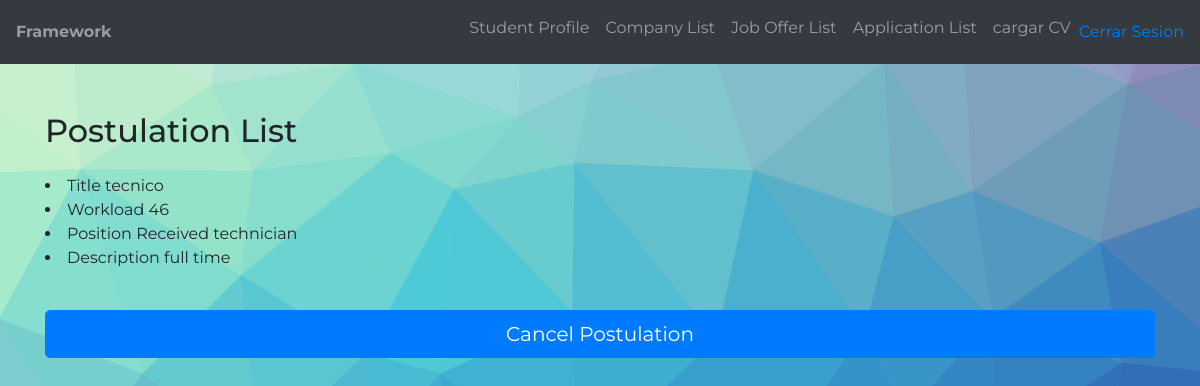
/Application/SeeApplication?id_JobOfert=10 (signed in), run on the app's committed database.
### tables this page shows
CREATE TABLE `job_ofert` (
  `id_JobOfert` int(11) NOT NULL AUTO_INCREMENT,
  `id_company` int(11) NOT NULL,
  `jobPositionId` int(11) NOT NULL,
  `cargaHoraria` int(11) NOT NULL,
  `activo` tinyint(1) DEFAULT NULL CHECK (`activo` in (1,0)),
  `titulo` varchar(100) NOT NULL,
  `descripcion` varchar(200) NOT NULL,
  `puesto` varchar(100) NOT NULL,
  `imagen` blob DEFAULT NULL,
  PRIMARY KEY (`id_JobOfert`),
  KEY `fk_id_compan` (`id_company`),
  KEY `fk_id_jobPosition` (`jobPositionId`),
  CONSTRAINT `fk_id_compan` FOREIGN KEY (`id_company`) REFERENCES `company` (`id_company`),
  CONSTRAINT `fk_id_jobPosition` FOREIGN KEY (`jobPositionId`) REFERENCES `job` (`jobPositionId`)
);

### Config/Autoload.php (called while the page is built, shortened)
<?php namespace Config;
    class Autoload {
        public static function Start() {
            spl_autoload_register(function($className)
			{
                $classPath = ucwords(str_replace("\\", "/", ROOT.$className).".php");
			});
        }
    }
?>

### DAO/Connection.php (called while the page is built, shortened)
<?php
    class Connection
    {
        private $pdo = null;
        private $pdoStatement = null;
        private static $instance = null;
        private function __construct()
        {
            try
            {
                $this->pdo = new PDO("mysql:host=".DB_HOST."; dbname=".DB_NAME, DB_USER, DB_PASS);
                $this->pdo->setAttribute(PDO::ATTR_ERRMODE, PDO::ERRMODE_EXCEPTION);
            }
            catch(Exception $ex)
            {
                throw $ex;
            }
        }
        public static function GetInstance()
        {
            if(self::$instance == null)
                self::$instance = new Connection();
            return self::$instance;
        }
        public function Execute($query, $parameters = array(), $queryType = QueryType::Query)
	    {
            try
            {
                $this->Prepare($query);
                $this->pdoStatement->execute();
                return $this->pdoStatement->fetchAll();
            }
            catch(Exception $ex)
            {
                throw $ex;
            }
        }
        private function Prepare($query)
        {
            try
            {
                $this->pdoStatement = $this->pdo->prepare($query);
            }
            catch(Exception $ex)
            {
                throw $ex;
            }
        }
    }
?>

### DAO/JobOfertDAO.php (called while the page is built, shortened)
<?php
class JobOfertDAO implements IViews
{
    private $tableName = "job_ofert";
    public function GetAll()
    {
        try {
            $jobOfertList = array();
            $query = "SELECT * FROM " . $this->tableName;
            $this->connection = Connection::GetInstance();
            $resultSet = $this->connection->Execute($query);
            foreach ($resultSet as $valuesArray) {
                $job = new JobOfert();
                $job->setId_JobOfert($valuesArray["id_JobOfert"]);
                $job->setId_company($valuesArray["id_company"]);
                $job->setJobPositionId($valuesArray["jobPositionId"]);
                $job->setCargaHoraria($valuesArray["cargaHoraria"]);
                $job->setActivo($valuesArray["activo"]);
                $job->setTitulo($valuesArray["titulo"]);
                $job->setDescripcion($valuesArray["descripcion"]);
                $job->setPuesto($valuesArray["puesto"]);
		$job->setImagen($valuesArray["imagen"]);
                array_push($jobOfertList, $job);
            }
            return $jobOfertList;
        } catch (Exception $ex) {
            throw $ex;
        }
    }
}

### index.php (called while the page is built, shortened)
<?php
	require "Config/Autoload.php";
	require_once(VIEWS_PATH."header.php");
	Router::Route(new Request());
	require_once(VIEWS_PATH."footer.php");
?>

### Models/JobOfert.php (called while the page is built, shortened)
<?php
class JobOfert
{
 private $id_JobOfert;
  private $cargaHoraria;
  private $titulo;
  private $descripcion;
  private $puesto;
 public function getId_JobOfert()
 {
  return $this->id_JobOfert;
 }
 public function setId_JobOfert($id_JobOfert)
 {
  $this->id_JobOfert = $id_JobOfert;
  return $this;
 }
  public function setId_company($id_company)
  {
    return $this;
  }
  public function setJobPositionId($jobPositionId)
  {
    return $this;
  }
  public function getCargaHoraria()
  {
    return $this->cargaHoraria;
  }
  public function setCargaHoraria($cargaHoraria)
  {
    $this->cargaHoraria = $cargaHoraria;
    return $this;
  }
  public function setActivo($activo)
  {
    return $this;
  }
  public function getTitulo()
  {
    return $this->titulo;
  }
  public function setTitulo($titulo)
  {
    $this->titulo = $titulo;
    return $this;
  }
  public function getDescripcion()
  {
    return $this->descripcion;
  }
  public function setDescripcion($descripcion)
  {
    $this->descripcion = $descripcion;
    return $this;
  }
  public function getPuesto()
  {
    return $this->puesto;
  }
  public function setPuesto($puesto)
  {
    $this->puesto = $puesto;
    return $this;
  }
public function setImagen($imagen)
{
return $this;
}
}
?>

### Views/applicationData.php (the view)
<main class="py-5">
     <section id="listado" class="mb-5">
          <div class="container">
               <h2 class="mb-4">Postulation List</h2>
               <table class="table bg-light">
                    <thead class="bg-dark text-white">
                         <li>Title <?php echo $key->getTitulo(); ?> </li>
                         <li>Workload <?php echo $key->getCargaHoraria(); ?> </ñ>
                         <li>Position <?php echo $key->getPuesto(); ?> </li>
                         <li>Description <?php echo $key->getDescripcion(); ?> </li>
                         <br>
                    </thead>
               </table>
         <?php   $id_JobOfert = $key->getId_JobOfert(); ?>
                    <a class="btn btn-primary btn-block btn-lg" href=<?php echo FRONT_ROOT ?>Application\deleteApplication?id_JobOfert=<?php echo $id_JobOfert ?> role="button">Cancel Postulation</a>
</main>

### Controllers/applicationController.php (shortened to what this page needs)
<?php
class ApplicationController
{
    public function __construct()
    {
        $this->jobOferDAO = new JobOfertDAO();
    }
?>
<?php
    public function SeeApplication($id_JobOfert)
    {
        $jobOfertList = $this->jobOferDAO->GetAll();
        foreach ($jobOfertList as $key) {
            if ($key->getId_JobOfert() == $id_JobOfert) {
                $this->ShowSeeApplicationView($key);
            }
        }
    }
    public function ShowSeeApplicationView($key)
    {
        require_once(VIEWS_PATH . "applicationData.php");
    }
}
?>

### Views/css/estilos.css (style rules this page uses)
html, body { height: 100%; }
body { font-family: 'Montserrat', sans-serif; background: url(../img/bg.png) no-repeat center center fixed; -webkit-background-size: cover; -moz-background-size: cover; -o-background-size: cover; background-size: cover; }

### data on the page
job_ofert: titulo "tecnico", cargaHoraria "46", puesto "Received technician", descripcion "full time"
